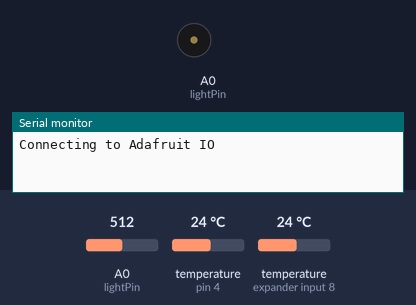
Simulated run of this sketch. Board: Arduino Uno, built for the host (arithmetic inside an expression is 32-bit, double 64-bit). Shown: buzzer (waves = sounding), the last lines printed to the serial monitor. The test bench sets the inputs (shaded band); at power-on: A0 (lightPin) = 512, temperature (sensors on pin 4, expander input 8) 24 °C. WiFi joins after 1.5 s; servers stay silent unless stated.

Above: at 0.1 s.
At 35.23 s:
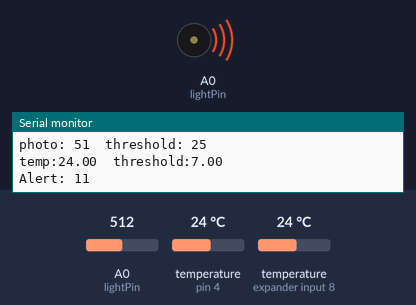
Timing chart, 0 to 48.7 s (numbered marks = the images above):
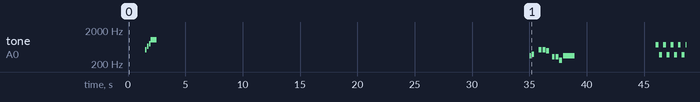

The sketch:

FridgeMonitor.ino
```cpp
#include <EMailSender.h>              // alert to email/sms
#include <OneWire.h>                  // temperature sensor bus management
#include <DallasTemperature.h>        // temperature sensor management
#include "pitches.h"                  // list of misical pitches by note
#include "config.h"                   // Adafruit IO configuration for IoT
//
// Temperature sensor setup
//
#define ONE_WIRE_BUS 4              // Temp sensor data wire is plugged into board (ESP8266 board show D2 but actually maps to GPIO 4)
#define TEMPERATURE_PRECISION 10    // Temperature precision to 10 bits (1/4 degree C)
OneWire oneWire(ONE_WIRE_BUS);      // setup oneWire instance to communicate with Dallas temperature style sensor
DallasTemperature sensors(&oneWire);  // pass oneWire reference to Dallas Temperature.
// Addresses of DS18B20s
uint8_t freezerSensor[8] = { 0x28, 0x6C, 0xFF, 0x07, 0xB6, 0x01, 0x3C, 0x5B };
uint8_t fridgeSensor[8] = { 0x28, 0x4F, 0x89, 0x07, 0xB6, 0x01, 0x3C, 0x45 };

//
// general use variables
//
int lightPin = A0;                  // analog interface 0 connect the photosensitive resistance
int tonePin = 14;                    // passive buzzer pin
long unsigned int lastTempCheck;    // milliseconds since last temp sensor check
long unsigned int lastFreezerCheck;    // milliseconds since last temp sensor check
long unsigned int lastLightCheck;   // milliseconds since last photosensor check
long unsigned int lightOnTime;      // milliseconds since light alert was triggered
boolean tempAlertState = false;     // set when the temp is currently exceeding the threshold
boolean freezerAlertState = false;     // set when the temp is currently exceeding the threshold
boolean lightAlertState = false;    // flag set when the photosensor is currently exceeding the threshold
int pollingDelay = 5000;            // general polling delay (may not be necessary with component poll frequencies already built in
int lastAlertTemp = 0;              // temperature as of the latest alert
int lastAlertFreezer = 0;              // temperature as of the latest alert
//
const int ALLCLEAR = 0;             // flag sent to Adafruit/IFTTT to clear alert state
const int TEMPALERT = 1;            // flag sent to Adafruit/IFTTT to indicate temperatue is too high
const int LIGHTALERT = 2;           // flag sent to Adafruit/IFTTT to indicate fridge light has been on more than allowed window
const int INITIALIZE = 3;           // flag sent to Adafruit/IFTTT to clear alert state
const int FREEZERALERT = 4;         // flag sent to Adafruit/IFTTT to indicate freezer temperatue is too high
//
// thresholds
//
int connectTimeout = 30000;       // milliseconds to try to connect to wifi, after which will run in disconnected mode
int tempFreq = 30;                // temp sensor polling frequency (seconds)
int freezerFreq = 30;                // temp sensor polling frequency (seconds)
int lightFreq = 10;               // photosensor polling frequency (seconds)
float alertTempC = 7.0;           // alert will be triggered if temperature exceeds this value (Celcius)
float alertFreezerC = -2.0;           // alert will be triggered if freezer temperature exceeds this value (Celcius)
int alertLightR = 25;             // alert will be triggered if inverse % photo-resistance is above this value (also stored/retrieved on Adafruit feed)
int alertLightTime = 45;          // light on alert will be triggered if light is above threshold for this many seconds (for short door openings)
//
// Adafruit IO feeds
//
AdafruitIO_Feed *temperature = io.feed("Temperature");                            // temperature data sent to feed
AdafruitIO_Feed *freezer = io.feed("Freezer");                                    // freezer temperature data sent to feed
AdafruitIO_Feed *photoresistor = io.feed("Photoresistor");                        // photoresistor data sent to feed
AdafruitIO_Feed *freezerthreshold = io.feed("Freezer Threshold");                 // allows management of freezer temperature threshold
AdafruitIO_Feed *temperaturethreshold = io.feed("Temperature Threshold");         // allows management of temperature threshold
AdafruitIO_Feed *fridgealarm = io.feed("FridgeAlarm");                            // trigger watched by IFTTT to send notification
//
// email variables
//
EMailSender emailSend("**********@*********", "***********");
uint8_t connection_state = 0;
uint16_t reconnect_interval = 10000;
long unsigned int last_alert_email = 0;
int email_threshold = 10 * 60 * 1000; // 10 minutes = 10 minutes * 60 seconds * 1000 milliseconds
//
// melodies used for alerts
//
int wakeAlertLen = 4;
int wakeAlert[] = {NOTE_C5, NOTE_E5, NOTE_G5, NOTE_C6};     // C major scale
int wakeAlertBeat[] = {8, 8, 8, 2};

int wakeAlertNCLen = 4;
int wakeAlertNC[] = {NOTE_C5, NOTE_C4, NOTE_C5, NOTE_C4};   // C octaves
int wakeAlertNCBeat[] = {4, 4, 4, 2};

int tempAlertLen = 11;
int tempAlert[] = {NOTE_F4, NOTE_G4, 0, NOTE_C5, NOTE_C5, NOTE_B4, 0, NOTE_E4, NOTE_E4, NOTE_C4, NOTE_F4};   // "Hot Blooded"
int tempAlertBeat[] = {8, 4, 4, 4, 4, 4, 8, 4, 4, 4, 1};

int freezerAlertLen = 10;
int freezerAlert[] = {NOTE_FS5, NOTE_FS4, NOTE_FS5, NOTE_FS4, NOTE_FS5, NOTE_FS4, NOTE_FS5, NOTE_FS4, NOTE_FS5, NOTE_FS4};   // F# octaves
int freezerAlertBeat[] = {4, 4, 4, 4, 4, 4, 4, 4, 4, 4};

int lightAlertLen = 8;
int lightAlert[] = {NOTE_F5, NOTE_F5, NOTE_F5, NOTE_D5, NOTE_C5, NOTE_AS4, NOTE_C5, NOTE_A4};     // "Blinded by the Light"
int lightAlertBeat[] = {8, 8, 4, 4, 4, 4, 4, 4};
//
// initialize email wifi
//
uint8_t WiFiConnect(const char* nSSID = nullptr, const char* nPassword = nullptr)
{
    static uint16_t attempt = 0;
    Serial.print("Connecting to ");
    if(nSSID) {
        WiFi.begin(nSSID, nPassword);
        Serial.println(nSSID);
    }

    uint8_t i = 0;
    while(WiFi.status()!= WL_CONNECTED && i++ < 50)
    {
        delay(200);
        Serial.print(".");
    }
    ++attempt;
    Serial.println("");
    if(i == 51) {
        Serial.print("Connection: TIMEOUT on attempt: ");
        Serial.println(attempt);
        if(attempt % 2 == 0)
            Serial.println("Check if access point available or SSID and Password\r\n");
        return false;
    }
    Serial.println("Connection: ESTABLISHED");
    Serial.print("Got IP address: ");
    Serial.println(WiFi.localIP());
    return true;
}
void Awaits()
{
    uint32_t ts = millis();
    while(!connection_state)
    {
        delay(50);
        if(millis() > (ts + reconnect_interval) && !connection_state){
            connection_state = WiFiConnect();
            ts = millis();
        }
    }
}
//////////////////
// Board setup
//////////////////
void setup(){

  Serial.begin(115200);       // start serial port for debug
  while(! Serial);            // wait for serial monitor to open
//
// Adafruit IO handshake
//
  AIOInit();

  sensors.begin();                                         // start temperature sensor

  if(io.status() == AIO_CONNECTED){
    playAlert(INITIALIZE, wakeAlertLen, wakeAlert, wakeAlertBeat);          // audible "ready to go" tune (internet connected)
  } else {
    playAlert(INITIALIZE, wakeAlertNCLen, wakeAlertNC, wakeAlertNCBeat);    // audible "ready to go" tune (no internet connection)
  }
  emailAlert(INITIALIZE, 0, 0);
}
//////////////////////////////////
// Perpetual sensor monitor loop
//////////////////////////////////
void loop(){
  io.run();                   // always fired top of loop to keep connected and respond to Adafruit IO actions

  int latestLight = 0;        // latest retrieved photoresistor value
  float latestTemp = 0;       // latest retrieved temperature value
//
// fridge compartment temperature monitor (may refactor to have a common temp monitor function)
//
// check sensor and manage alerts once every n seconds
//
  if ((millis() - lastTempCheck) > (tempFreq * 1000))
  {
    lastTempCheck = millis();                   // reset polling counter
    sensors.requestTemperatures();              // send the command to get temperatures from the sensor bus
    latestTemp = sensors.getTempC(fridgeSensor);    // fridge is at index 1, freezer is at index 0
    temperature->save(latestTemp);              // send the temperature data to Adafruit IO
    Serial.print("temp:");
    Serial.print(latestTemp);
    Serial.print("  threshold:");
    Serial.println(alertTempC);

    if (latestTemp <= alertTempC)                             // temp is below alert threshold (OK)
    {
      if (tempAlertState)                                     // check if alert state was on (and now it's back to normal)
      {
        tempAlertState = false;
        allClear();                                           // back to normal - play all-clear
      }
    }
    else                                                      // threshold exceeded
    {
      if (!tempAlertState)                                    // check if already in alert state
      {
        playAlert(TEMPALERT, tempAlertLen, tempAlert, tempAlertBeat);    // not already in alert state - play alert
        emailAlert(TEMPALERT, latestTemp, alertTempC);                           // email alert
        lastAlertTemp = latestTemp;                           // save the temp to compare later to see if temp is in decline
        tempAlertState = true;
      }
      else
      {
        if (latestTemp >= lastAlertTemp)                       // play alert only if temp is going up or staying the same (someone may have closed the door)
        {
          Serial.print("last alert temp:");
          Serial.println(lastAlertTemp);
          playAlert(TEMPALERT, tempAlertLen, tempAlert, tempAlertBeat);   // play alert
          emailAlert(TEMPALERT, latestTemp, alertTempC);                           // email alert
          lastAlertTemp = latestTemp;                          // save the temp to compare later to see if temp is in decline
        }
      }
    }
  }
//
// Freezer compartment temperature monitor (may refactor to have a common temp monitor function)
//
// check sensor and manage alerts once every n seconds
//
  if ((millis() - lastFreezerCheck) > (freezerFreq * 1000))
  {
    lastFreezerCheck = millis();                   // reset polling counter
    sensors.requestTemperatures();              // send the command to get temperatures from the sensor bus
    latestTemp = sensors.getTempC(freezerSensor);    // fridge is at index 1, freezer is at index 0
    freezer->save(latestTemp);              // send the temperature data to Adafruit IO
    Serial.print("freezer temp:");
    Serial.print(latestTemp);
    Serial.print("  threshold:");
    Serial.println(alertFreezerC);

    if (latestTemp <= alertFreezerC)                             // temp is below alert threshold (OK)
    {
      if (freezerAlertState)                                     // check if alert state was on (and now it's back to normal)
      {
        freezerAlertState = false;
        allClear();                                           // back to normal - play all-clear
      }
    }
    else                                                      // threshold exceeded
    {
      if (!freezerAlertState)                                    // check if already in alert state
      {
        playAlert(FREEZERALERT, freezerAlertLen, freezerAlert, freezerAlertBeat);    // not already in alert state - play alert
        emailAlert(FREEZERALERT, latestTemp, alertFreezerC);                           // email alert
        lastAlertFreezer = latestTemp;                           // save the temp to compare later to see if temp is in decline
        freezerAlertState = true;
      }
      else
      {
        if (latestTemp >= lastAlertFreezer)                       // play alert only if temp is going up or staying the same (someone may have closed the door)
        {
          Serial.print("last alert temp:");
          Serial.println(lastAlertFreezer);
          playAlert(FREEZERALERT, freezerAlertLen, freezerAlert, freezerAlertBeat);             // play alert  *** NEED NEW ALERT
          emailAlert(FREEZERALERT, latestTemp, alertFreezerC);                           // email alert
          lastAlertFreezer = latestTemp;                          // save the temp to compare later to see if temp is in decline
        }
      }
    }
  }
////////////////////////////////
// photosensor monitor
////////////////////////////////
  if ((millis() - lastLightCheck) > (lightFreq * 1000))       // sensor check frequency
  {
    lastLightCheck = millis();
    latestLight = (1024 - analogRead(lightPin)) / 10;         // read sensor's analog resistance values and invert to rough "percentage brightness"
    Serial.print("photo: ");
    Serial.print(latestLight);
    Serial.print("  threshold: ");
    Serial.println(alertLightR);
    photoresistor->save(latestLight);                         // send photoresitor data to Adafruit IO

    if (latestLight < alertLightR)                            // photosensor < alert = ok/light is off
    {
      if (lightAlertState)                                    // was in alert state but now is clear
      {
        lightAlertState = false;
        fridgealarm->save(0);                                 // clear Adafruit IO alarm state (door closed before alert sounded)
      }
    }
    else                                                      // sensor exceeds threshold (alert status)
    {
      if (!lightAlertState)
      {
        lightAlertState = true;                               // initial change to alert stage - reset lag counter for 1st alert warning
        lightOnTime=millis();
      }
      else if ((millis() - lightOnTime) > (alertLightTime * 1000))      // check for lag
      {
        lightOnTime = millis();
        playAlert(LIGHTALERT, lightAlertLen, lightAlert, lightAlertBeat);           // play alert
        emailAlert(LIGHTALERT, latestLight, alertLightR);                           // email alert
      }
    }
  }
  delay(pollingDelay);                                         // small delay between polling tests
}

void playAlert(int alertIndicator, int alertLen, int alertNotes[], int alertBeat[]){
  Serial.print("Alert: ");
  Serial.println(alertLen);
  for (int thisNote = 0; thisNote < alertLen; thisNote++) {
    int noteDuration = 1000 / alertBeat[thisNote];
    tone(tonePin, alertNotes[thisNote], noteDuration);
    int pauseBetweenNotes = noteDuration * 1.30;     // to distinguish the notes, set a minimum time between them.
    delay(pauseBetweenNotes);
    // stop the tone playing:
    noTone(tonePin);
  }
//
// send trigger data to Adafruit feed which is monitored by IFTTT which can send a notification to smart phones, etc.
//
  if (alertIndicator != INITIALIZE){
    fridgealarm->save(alertIndicator);
  }
}
//
// email/sms alert
//
void emailAlert(int alertType, float alertVal, float alertThreshold){
//*****
//***** REMOVE AFTER DEBUGGING
//*****
  Serial.print("Email type:");
  Serial.print(alertType);
  Serial.print("   val:");
  Serial.print(alertVal);
  Serial.print("   threshold:");
  Serial.println(alertThreshold);
//  return;
//*****
//***** REMOVE AFTER DEBUGGING
//*****

//
// for now, limit the frequency of emails/sms messages
//
  Serial.print("millis:");
  Serial.println(millis());
  Serial.print("last alert:");
  Serial.println(last_alert_email);
  Serial.print("threshold:");
  Serial.println(email_threshold);
//
// email/sms on first alert and no more than every 10 minutes thereafter
//
  if ((last_alert_email == 0) || (millis() > (last_alert_email + email_threshold)))
  {
  //
  // trigger email and email/sms alert (temp=1, light=2)
  //
    io.wifi_disconnect();   // temp disconnect from adafruit io - connection is not secure an email won't work
    delay(2000);            // allow disconnect to complete

    connection_state = WiFiConnect(WIFI_SSID, WIFI_PASS);       // re-connect for email
    if(!connection_state)  // if not connected to WIFI
        Awaits();          // constantly trying to connect

    EMailSender::EMailMessage message;                  // instantiate object
    String msg = "<br>Value recorded: ";
    msg.concat(alertVal);
    msg.concat("<br>Threshold: ");
    msg.concat(alertThreshold);
    switch(alertType){
      case 0:
        message.subject = "0-Fridge Alert is CLEARED";
        message.message = "Previous sensor alert(s) now clear.";
        break;
      case 1:
        message.subject = "1-Fridge TEMPERATURE Alert";
        message.message = "Fridge recorded a high temperature alert.";
        message.message.concat(msg);
        last_alert_email = millis();                // reset countdown to avoid repetitive emails
        break;
      case 2:
        message.subject = "2-Fridge LIGHT Alert";
        message.message = "Fridge recorded an interior light alert.";
        message.message.concat(msg);
        last_alert_email = millis();                // reset countdown to avoid repetitive emails
        break;
      case 3:
        message.subject = "3-Fridge Monitor Startup";
        message.message = "Fridge temperature and interior light monitor has begun.";
        break;
      case 4:
        message.subject = "4-FREEZER TEMPERATURE Alert";
        message.message = "Freezer compartment recorded a high temperature alert.";
        message.message.concat(msg);
        last_alert_email = millis();                // reset countdown to avoid repetitive emails
        break;
      default:
        String subj = "Fridge UNKNOWN Alert (";
        subj.concat(alertType);
        subj.concat(")");
        message.subject = subj;
        message.message = "Fridge recorded an unknown alert.";
        break;
    }
    const char* arrayOfEmail[] = {"5193650629@pcs.rogers.com", "markvanpraet@gmail.com"};

    EMailSender::Response resp = emailSend.send(arrayOfEmail, 2, message);

    Serial.println("Sending status: ");
    Serial.println(resp.status);
    Serial.println(resp.code);
    Serial.println(resp.desc);

    AIOInit();            // reinitialize Adafruit IO feeds
  }
}
//
// Initialize the Adafruit IO feeds (thru MQTT)
//
void AIOInit(){
  Serial.print("Connecting to Adafruit IO");
  long unsigned int startConnect = millis();
  io.connect();                                     // connect to io.adafruit.com
  while((io.status() < AIO_CONNECTED) && (millis() < (startConnect + connectTimeout))){   // wait for a connection or until timeout
    Serial.print(".");
    delay(500);
  }
  Serial.println();
  Serial.println(io.statusText());
  freezerthreshold->onMessage(handleFreezerThreshold);    // set up handle to catch any changes to the light threshold from Adafruit IO
  temperaturethreshold->onMessage(handleTempThreshold);    // set up handle to catch any changes to the temperature threshold from Adafruit IO

  temperaturethreshold->get();                             // force retrieval of most recent threshold data
  freezerthreshold->get();                           // force retrieval of most recent threshold data
}

void allClear(){
  if(!tempAlertState && !lightAlertState)                 // both temperature and light alert states must be false to sound the all-clear
  {
    playAlert(ALLCLEAR, wakeAlertLen, wakeAlert, wakeAlertBeat);    // back to normal - play all-clear
    emailAlert(ALLCLEAR, 0, 0);
  }
}
//
// handle triggered by change to threshold value on Adafruit IO Feed
//
void handleFreezerThreshold(AdafruitIO_Data *data) {
  float frzThreshold = data->toFloat();                  // convert the data to integer
  alertFreezerC = frzThreshold;                        // set the new reference threshold
  Serial.print("<-freezer threshold: ");
  Serial.println(alertFreezerC);
}
//
void handleTempThreshold(AdafruitIO_Data *data) {
  float tempThreshold = data->toFloat();                  // convert the data to integer
  alertTempC = tempThreshold;                        // set the new reference threshold
  Serial.print("<-temp threshold: ");
  Serial.println(alertTempC);
}
```

Source omitted: pitches.h (2000 bytes), config.h (1188 bytes)

Measured:
- by itself, tone on A0 (lightPin): plays 523 Hz for 0.12 s, 659 Hz for 0.12 s, 784 Hz for 0.12 s, 1047 Hz for 0.50 s, 349 Hz for 0.12 s, 392 Hz for 0.25 s … (22 notes in this stretch)
